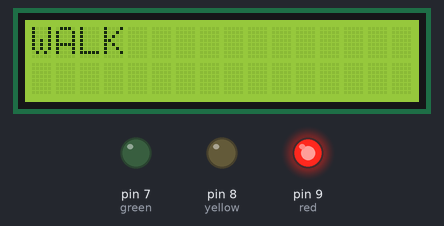
A sketch run on a simulated Arduino Uno, built with avr-gcc and run on an emulated ATmega328P. Shown: 16×2 character LCD, output pins drawn as LEDs (lit = HIGH).

Above: at 0.1 s.
At 5.1 s:
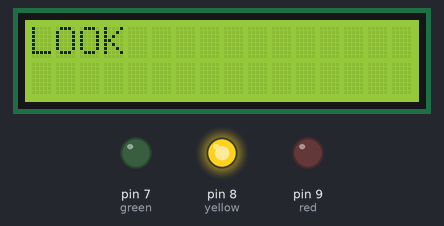
At 10.1 s:
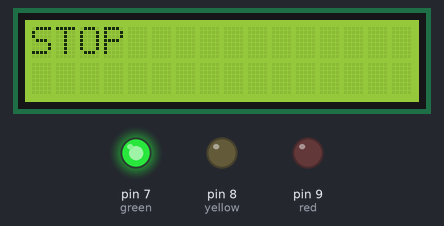
Timing chart, 0 to 126.6 s (numbered marks = the images above):
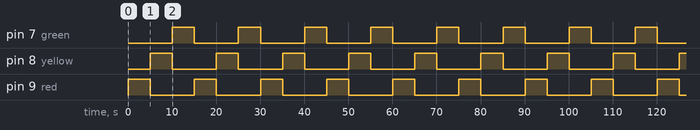

The sketch:

__when_traffic_signal_is_RED_and__STOP__when_signal_is_green.ino
```cpp
#include <LiquidCrystal.h>
LiquidCrystal lcd(12, 11, 5, 4, 3, 2);

void setup() {
  lcd.begin(16, 2);
  pinMode(7, OUTPUT); // green
  pinMode(8, OUTPUT); // yellow
  pinMode(9, OUTPUT); // red
}

void loop() {
  for (int i = 9; i>=7; i--){
  	digitalWrite(i, HIGH);
    lcd.clear();
    lcd.setCursor(0,0);
    if (i==9){
    	lcd.print("WALK");
      	delay(5000);
    }
    else if (i==8){
    	lcd.print("LOOK");
      	delay(5000);
    }
    else{
    	lcd.print("STOP");
      	delay(5000);
    }
    digitalWrite(i,LOW);
  }

}
```

Measured:
- by itself, pin 7 (green), pin 8 (yellow), pin 9 (red): alternates HIGH for 5.0 s and LOW for 10.0 s
- by itself, everything shown: repeats every 15.0 s, in 4 steps
- what the display in image 1 shows lasts 5.0 s, from 5.1 s to 10.1 s
